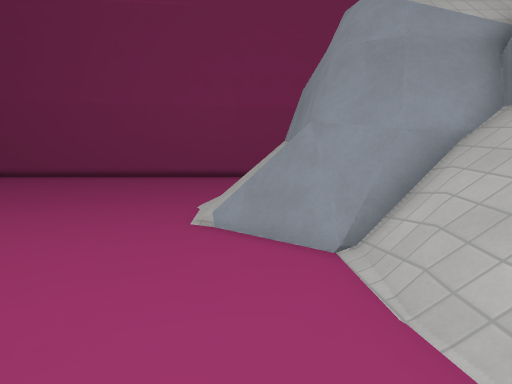
View 1 (above)

16 first-person views from a walk through a level from a Godot 3-D game. The camera is 1.3 m above the floor, tilts 6° down and sees 85° across. The floor is counted in squares, 1 m on a side. Each view is taken from the middle of a square. On the plan, view 1 faces up. The plan holds only what a view shows up to about 13 squares ahead; the rest is blank. The place goes on beyond the plan. Characters and animated objects are not drawn. Surface patterns are stand-ins for the level's own textures.

View 2
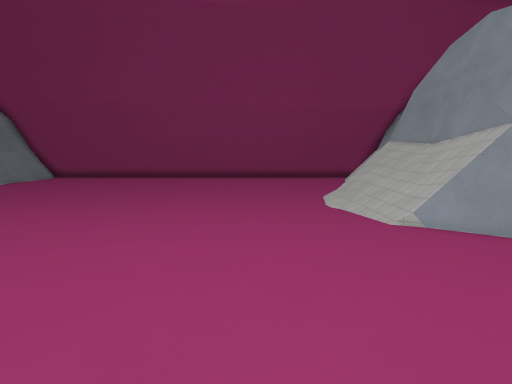

View 3
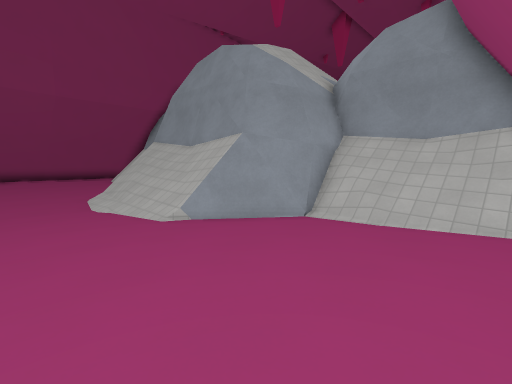

View 4
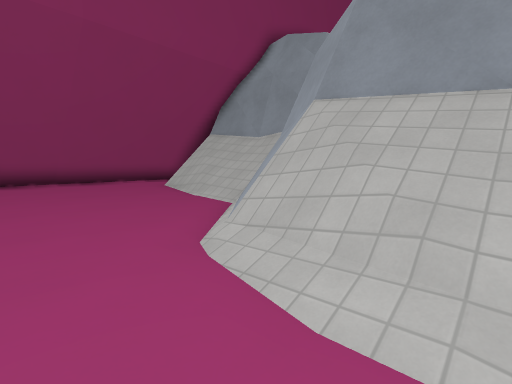

View 5
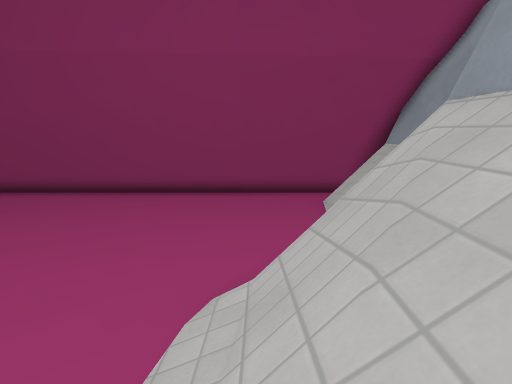

View 6
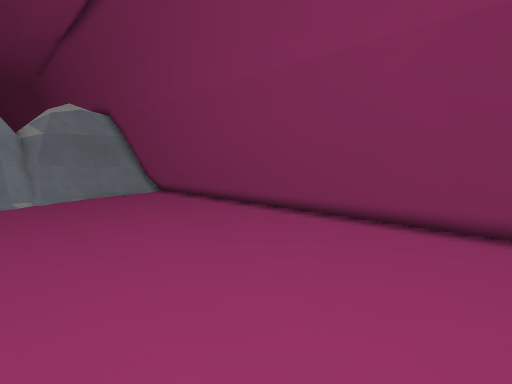

View 7
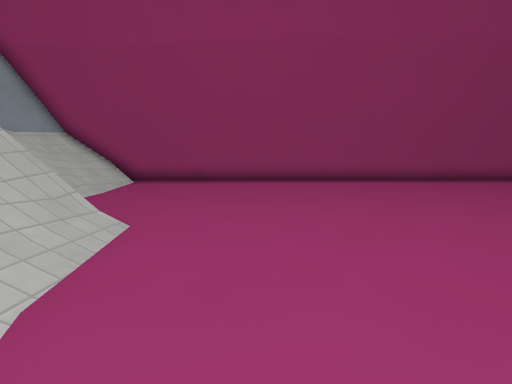

View 8
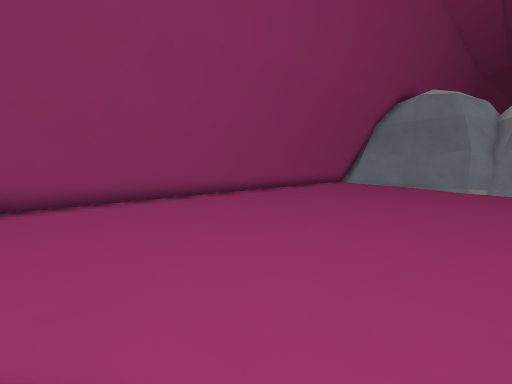

View 9
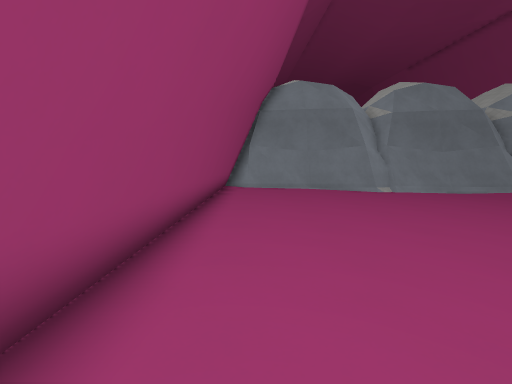

View 10
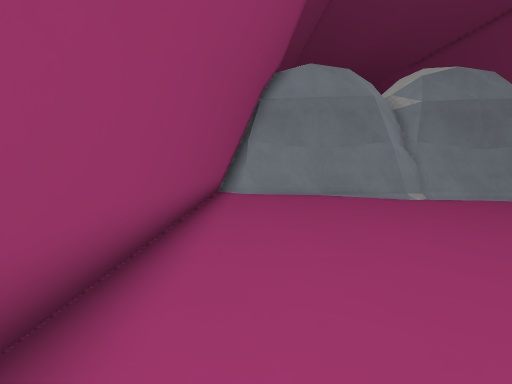

View 11
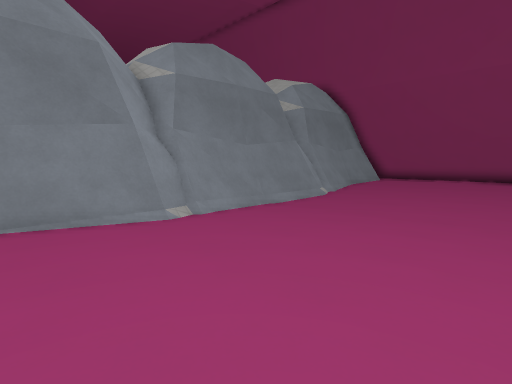

View 12
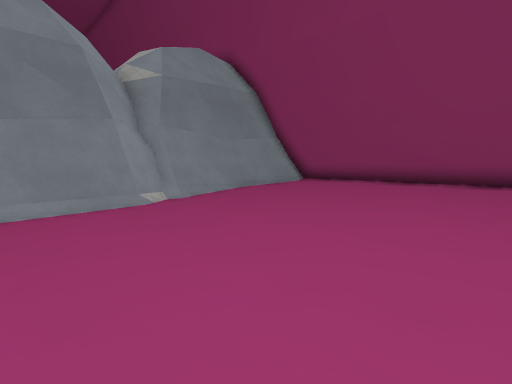

View 13
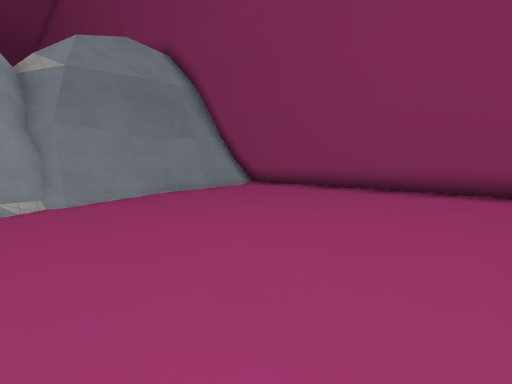

View 14
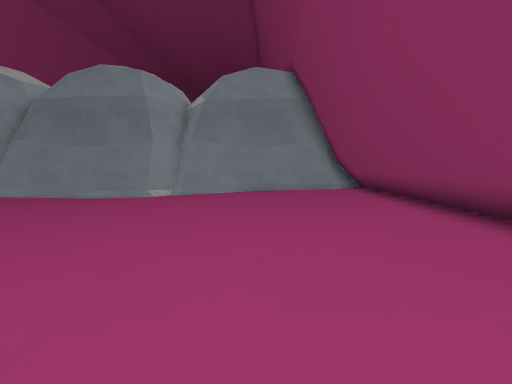

View 15
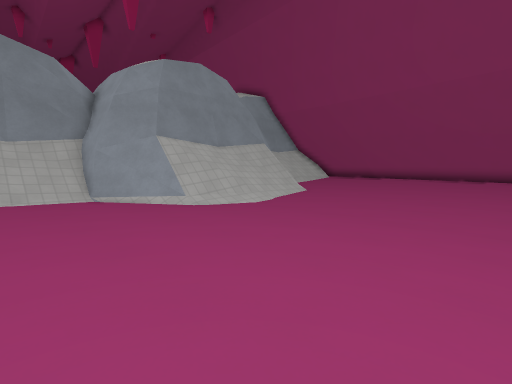

View 16
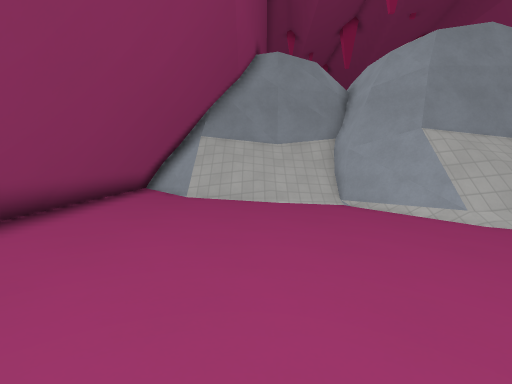

### Floor plan
Key: @ floor where view 1 was taken; # wall or solid block; . main floor; : floor 0.25 m higher than the main floor; - floor 0.25 m lower than the main floor; / step, stairs or slope; = window, fence, low wall or low ledge; ^ raised ledge; v drop or lower ground.
Columns run from 22 left of view 1 to 5 right of it. Each row starts with its distance up from view 1.
 23 ###########################
 22 #:::::::::::::::::::::::/###
 21 #::::::::::::::::::::::://#v
 20 #:::::::::::::::::::::::///^
 19 #:::::::::::::::::::::::///^
 18 #.......................///^
 17 #.......................///#
 16 #/...................../==/#
 15 #/..................../#####
 14 #=.................../=v##
 13 #=...................///^
 12 #=..................////^
 11 #-------------------////^
 10 #=..................////^
  9 #=...................///^
  8 ##...................///^
  7 ##...................=##^#
  6  #....................=#####
  5  #.....................=####
  4  #......................///#
  3  #::::::::::::::::::::::///^
  2  #::::::::::::::::::::::///^
  1  #::::::::::::::::::::::///#
  0  #::::::::::::::::::::@:/###
 -1  ########################=

Where each view was taken, in squares from view 1:
view 1: 0 up, 0 right, facing up
view 2: 0 up, 5 left, facing up
view 3: 0 up, 5 left, facing up-right
view 4: 10 up, 4 left, facing up-right
view 5: 10 up, 1 left, facing up
view 6: 13 up, 0 right, facing up-left
view 7: 12 up, 4 left, facing down
view 8: 9 up, 1 left, facing down-left
view 9: 0 up, 6 left, facing left
view 10: 0 up, 9 left, facing left
view 11: 3 up, 14 left, facing up-left
view 12: 11 up, 13 left, facing up-left
view 13: 14 up, 12 left, facing up-left
view 14: 19 up, 9 left, facing left
view 15: 19 up, 10 left, facing down-right
view 16: 19 up, 8 left, facing right
